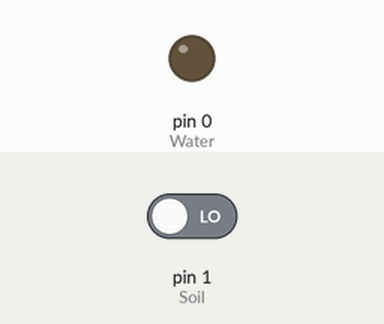
Bench run of a sketch on a simulated Arduino Uno, built with avr-gcc and run on an emulated ATmega328P. Shown: output pins drawn as LEDs (lit = HIGH). Inputs (shaded band) come from the test bench; at power-on: pin 1 (Soil) LOW.

Above: at 3.8 s.
3.9 s: pin 1 (Soil) driven HIGH
At 5.5 s:
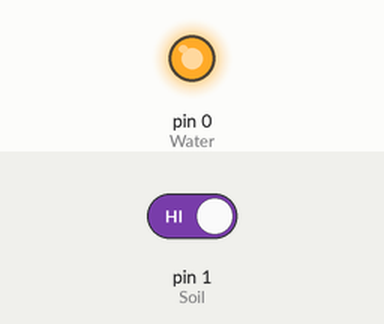
8.9 s: pin 1 (Soil) driven LOW
At 9.4 s:
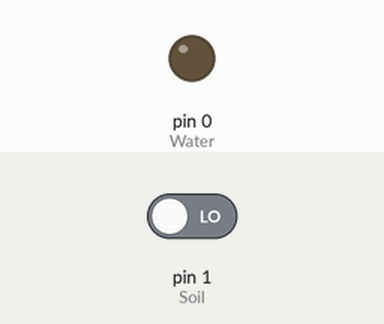
Timing chart, 0 to 11.9 s (numbered marks = the images above; inputs shaded):
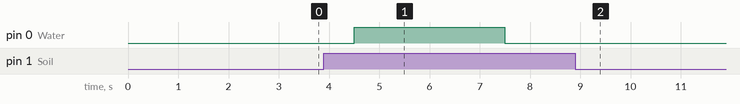

Measured:
- after the input at 3.9 s, pin 0 (Water): LOW → HIGH after 0.60 s, → LOW 3.0 s later
- after the input at 8.9 s, pin 0 (Water): stops changing and stays LOW

The sketch:

arduino-code.ino
```cpp
int Water = 0; //water pump
int Soil = 1; //soil sensor

void setup() {
  pinMode(Soil, INPUT);
  pinMode(Water, OUTPUT);
}

void loop() {
  if(digitalRead(Soil) == HIGH){
    digitalWrite(Water, HIGH);
    delay(3000); //1000 per x cubic volume
    digitalWrite(Water, LOW);
  }
  delay(1500); //time=1.5sec
}
```
